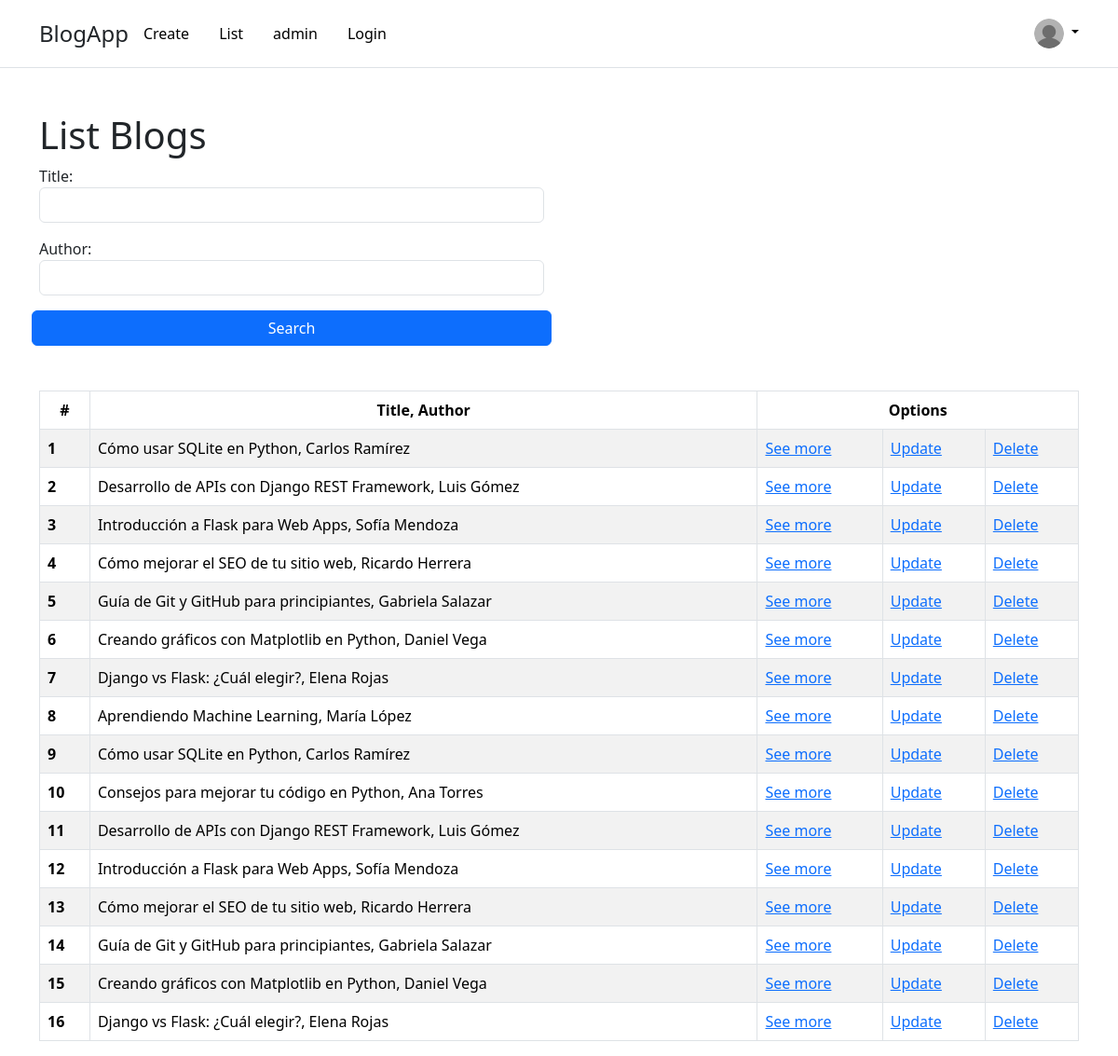
Page /list-blog (signed in) on the committed database.
### home/models.py (models this page shows)
class Blog(models.Model):
    id = models.UUIDField(primary_key=True, default=uuid.uuid4, editable=False)
    title = models.CharField(max_length=100)
    content = models.TextField()
    author = models.CharField(max_length=100)
    description = models.TextField(null=True, blank=True)
    publication_date = models.DateTimeField(null=True,blank=True)
    is_published = models.BooleanField(default=True)
    tags = models.CharField(max_length=200, null=True, blank=True)
    img_cover = models.ImageField(upload_to="blogs", null=True, blank=True)
    def __str__(self):
        return f"{self.title}, {self.author}"

### home/views.py (the view)
# urls.py: path('list-blog', list_blog, name="list_blog"),
def list_blog(request):
    blogs = Blog.objects.all()
    formContent = SearchBlog(request.GET)
    if formContent.is_valid():
        title_to_search = formContent.cleaned_data.get('title')
        author_to_search = formContent.cleaned_data.get('author')
        blogs = Blog.objects.filter( title__icontains = title_to_search , author__icontains= author_to_search)
    return render(request, 'home/list_blog.html', {'blogs' : blogs, 'formContent' : formContent})

### home/forms.py
class SearchBlog(forms.Form):
    title = forms.CharField(max_length=100, required=False,widget=forms.TextInput(attrs={'class': 'form-control'}))
    author = forms.CharField(max_length=100, required=False,widget=forms.TextInput(attrs={'class': 'form-control'}))

### home/templates/home/list_blog.html
{% extends "template_base.html" %}
{% block content %}
        {% block title_head %} <h1> List Blogs </h1> {% endblock title_head %}
        <form action="" class="row g-3" style="max-width: 50%">
            {{formContent}}
            <button class="btn btn-primary" type="submit">Search</button>
        </form>
        {% if blogs %}
            <table class="table table-striped table-bordered mt-5">
                <thead class="text-center">
                  <tr>
                    <th scope="col">#</th>
                    <th scope="col">Title, Author</th>
                    <th colspan="4">Options</th>
                  </tr>
                </thead>
                <tbody>
                {% for blog  in  blogs%}
                <tr>
                    <th scope="row">{{forloop.counter}}</th>
                    <td colspan="2">{{blog}}</td>
                    <td><a href={% url "details_blog" blog.id %}>See more</a></td>
                    <td><a href={% url "update_blog" blog.id %}>Update</a></td>
                    <td><a href={% url "delete_blog" blog.id %}>Delete</a></td>
                  </tr>
                {% endfor %}
            </tbody>
        </table>
        {% else %}
            <div class="mt-5 alert alert-warning" role="alert">No found Blog</div>
        {% endif %}
{% endblock content %}

### templates/template_base.html (shortened to what this page needs)
<!DOCTYPE html>
<html lang="en">
  {% load static %}
  <head>
    <link href="https://cdn.jsdelivr.net/npm/bootstrap@5.3.3/dist/css/bootstrap.min.css" rel="stylesheet" />
  </head>
  <body>
    <header class="p-3 mb-3 border-bottom">
        <div class="container">
          <div class="d-flex flex-wrap align-items-center justify-content-center justify-content-lg-start">
            <a class="navbar-brand fs-4" href="{% url 'home' %}">BlogApp</a>
            <ul class="nav col-12 col-lg-auto me-lg-auto mb-2 justify-content-center mb-md-0">
                <li><a class="nav-link link-body-emphasis" href="{% url 'create_blog' %}">Create</a></li>
                <li><a class="nav-link link-body-emphasis" href="{% url 'list_blog' %}">List</a></li>
                <li><a class="nav-link link-body-emphasis" href="{% url 'login' %}">{{ request.user.username }}</a></li>
                <li><a class="nav-link link-body-emphasis" href="{% url 'login' %}">Login</a></li>
            </ul>
            <div class="dropdown text-end">
              <a href="#" class="d-block link-body-emphasis text-decoration-none dropdown-toggle" data-bs-toggle="dropdown" aria-expanded="false">
                <img src={% static "assets/img/user.png" %} alt="mdo" width="32" height="32" class="rounded-circle">
              </a>
            </div>
          </div>
        </div>
      </header>
    <div class="mt-5 container">
      {% block content %}{% endblock %}
    </div>
  </body>
</html>

### rows in the picture
Blog: title+author "Cómo usar SQLite en Python, Carlos Ramírez"
Blog: title+author "Desarrollo de APIs con Django REST Framework, Luis Gómez"
Blog: title+author "Introducción a Flask para Web Apps, Sofía Mendoza"
Blog: title+author "Cómo mejorar el SEO de tu sitio web, Ricardo Herrera"
Blog: title+author "Guía de Git y GitHub para principiantes, Gabriela Salazar"
Blog: title+author "Creando gráficos con Matplotlib en Python, Daniel Vega"
Blog: title+author "Django vs Flask: ¿Cuál elegir?, Elena Rojas"
Blog: title+author "Aprendiendo Machine Learning, María López"
Blog: title+author "Cómo usar SQLite en Python, Carlos Ramírez"
Blog: title+author "Consejos para mejorar tu código en Python, Ana Torres"
Blog: title+author "Desarrollo de APIs con Django REST Framework, Luis Gómez"
Blog: title+author "Introducción a Flask para Web Apps, Sofía Mendoza"
Blog: title+author "Cómo mejorar el SEO de tu sitio web, Ricardo Herrera"
Blog: title+author "Guía de Git y GitHub para principiantes, Gabriela Salazar"
Blog: title+author "Creando gráficos con Matplotlib en Python, Daniel Vega"
Blog: title+author "Django vs Flask: ¿Cuál elegir?, Elena Rojas"

### other values in the picture
{{ request.user.username }} "admin"
